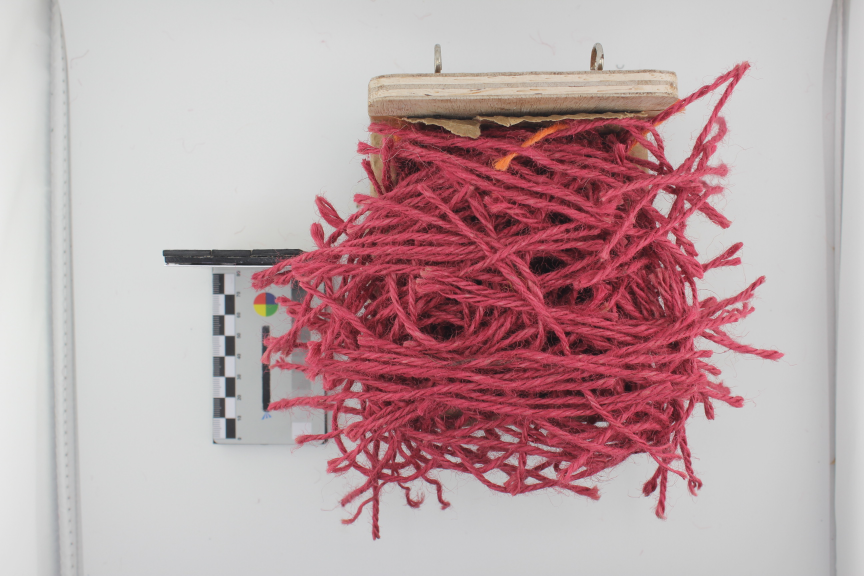
#> input picture data/107_top_20260526.JPG, 2592 x 1728 px (shown at 1/3 size)
$ python -i pixels.py   (imports and definitions only)
#> lines starting #> are read from the running program, lines starting #| are printed output that depends on the picture
"""Pixel-level colour classification of nest images (plan step S2).

Two stages:
  A. mask   : background / other (support, card, shadows) / string — uses
              multi-scale texture context.
  B. colour : white / yellow / orange / red, only on string pixels — uses
              near point-wise colour features, so neighbouring strands of
              another colour do not bleed in.
"""
import json
from pathlib import Path

import numpy as np
from scipy import ndimage as ndi
from skimage import color, io, transform
from skimage.feature import multiscale_basic_features

CLASSES = {1: "background", 2: "other", 3: "white", 4: "yellow", 5: "orange", 6: "red", 7: "shadow",
           8: "black"}  # black string: given instead of red to cohort 2, round 1
CLASS_IDS = {v: k for k, v in CLASSES.items()}
STRING_CLASSES = [3, 4, 5, 6, 8]
STRING = 10  # stage-A label for "any string"
PALETTE = np.array([
    [0, 0, 0],        # 0 unlabelled
    [150, 170, 190],  # background (dark enough to tell apart from white string)
    [90, 60, 140],    # other (support, card, shadows)
    [255, 255, 255],  # white
    [240, 200, 0],    # yellow
    [255, 110, 20],   # orange
    [200, 20, 60],    # red
    [40, 40, 40],     # shadow (gap between strands)
    [30, 60, 200],    # black string (drawn blue so it is not confused with shadow)
], np.uint8)
SHADOW = 7
SHADOW_REL_L = 0.6  # string pixel darker than this fraction of its colour's median L


# [26 lines left out: functions relabel_shadows, white_balance, load_rgb, not called in this run]


def lab_hue_chroma(rgb):
    lab = color.rgb2lab(rgb)
#> lab: shape (1728, 2592, 3) float64; mean of channels 0, 1, 2 69.7, 10.9, 3.8
    hue = np.degrees(np.arctan2(lab[..., 2], lab[..., 1]))
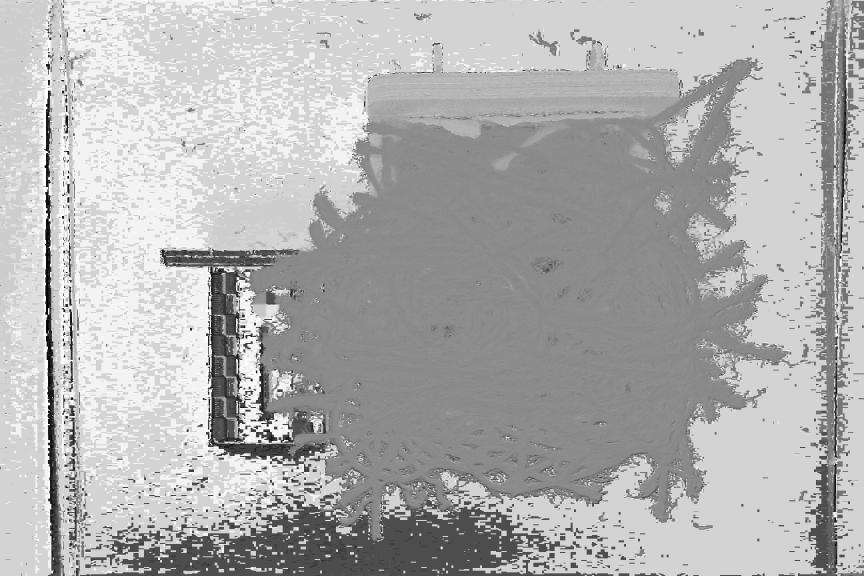
#> hue: shape (1728, 2592) float64 (shown at 1/3 size); min -179.6, max 179.7, mean 69.9; drawn with min black and max white
    chroma = np.hypot(lab[..., 1], lab[..., 2])
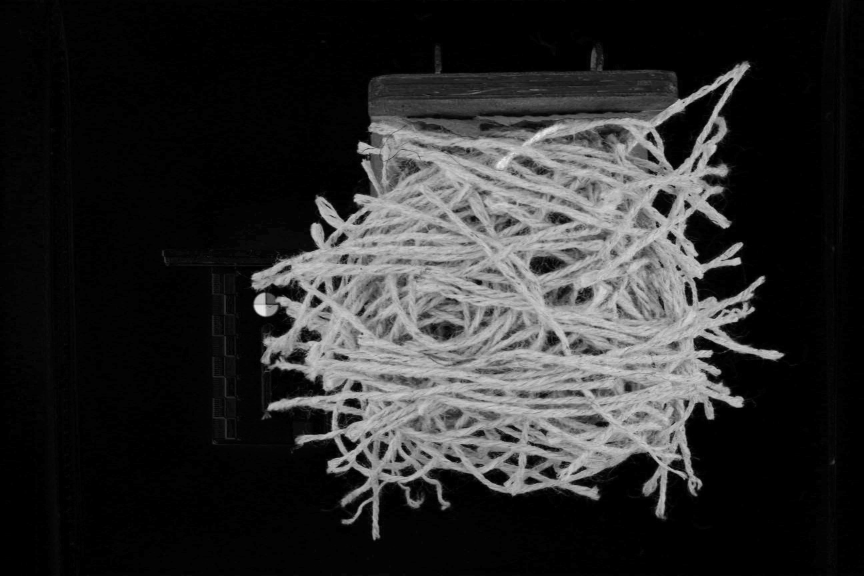
#> chroma: shape (1728, 2592) float64 (shown at 1/3 size); min 0.000689, max 71.01, mean 12.3; drawn with min black and max white
    return lab, hue, chroma


def _channels(rgb):
    lab, _, chroma = lab_hue_chroma(rgb)
    return np.dstack([lab[..., 0] / 100, lab[..., 1] / 60, lab[..., 2] / 60, chroma / 60])
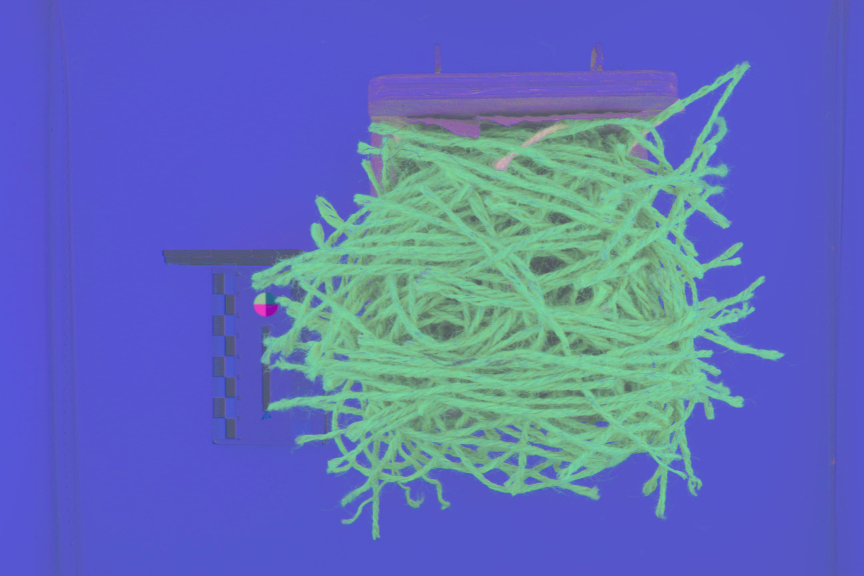
#> returned value: shape (1728, 2592, 4) float64 (shown at 1/3 size); mean of channels 0, 1, 2, 3 0.697, 0.182, 0.0634, 0.205; drawn with min black and max white


# [13 lines left out: functions mask_features, _chromaticity, not called in this run]


def colour_features(rgb, chroma_norm=False):
    chans = _channels(rgb)
    smooth = ndi.gaussian_filter(chans, sigma=(1, 1, 0))
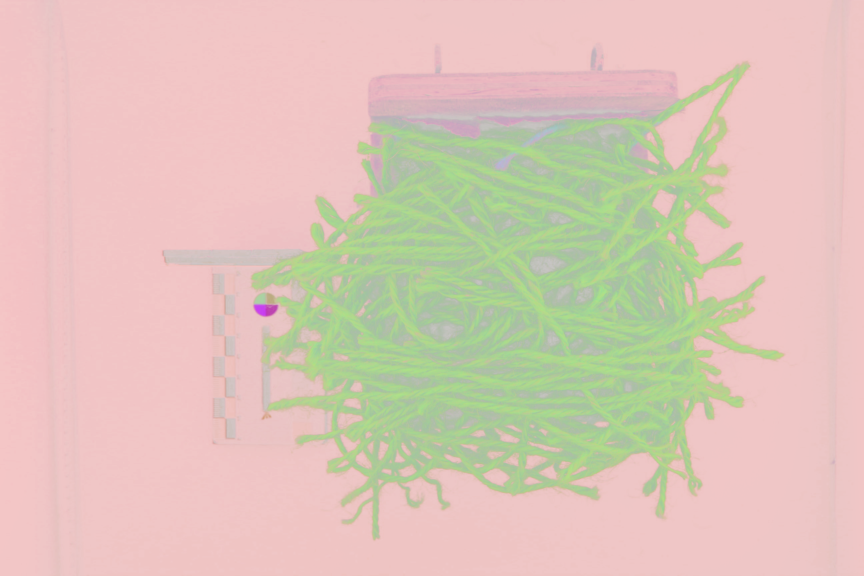
#> smooth: shape (1728, 2592, 4) float64 (shown at 1/3 size); mean R, G, B, A 0.697, 0.182, 0.0634, 0.205; transparent parts drawn white
    lab_hue = np.arctan2(chans[..., 2], chans[..., 1])
    feats = [chans, smooth, np.cos(lab_hue), np.sin(lab_hue)]
    if chroma_norm:
        rgbn = _chromaticity(rgb)
        feats += [rgbn, ndi.gaussian_filter(rgbn, sigma=(1, 1, 0)),
                  # hue relative to chroma, so it does not collapse in the shade
                  (chans[..., 2] / (chans[..., 3] + 1e-3)), (chans[..., 1] / (chans[..., 3] + 1e-3))]
    return np.dstack(feats).astype(np.float32)


# Colour plausibility filters applied inside annotated rectangles, so that a
# rectangle drawn loosely over strands only labels pixels of the intended class.
# hue limits (degrees, Lab) of the training filters; shaded yellow drifts down to ~57-66
HUE_BOUNDS = {"yellow_min": 66, "orange_max": 66}


# [13 lines left out: function _class_filter, not called in this run]


NEAR_COLOUR_PX = 20  # ≈ 2 strand widths at half resolution


# [44 lines left out: functions _near_colour_white, rect_labels, load_annotations, not called in this run]


def colorize(labels):
    return PALETTE[labels]

>>> import cv2
>>> picture = cv2.cvtColor(cv2.imread('../../data/107_top_20260526.JPG'), cv2.COLOR_BGR2RGB)
>>> result = colour_features(picture)

$ run again, on data/206_top_20260817.JPG
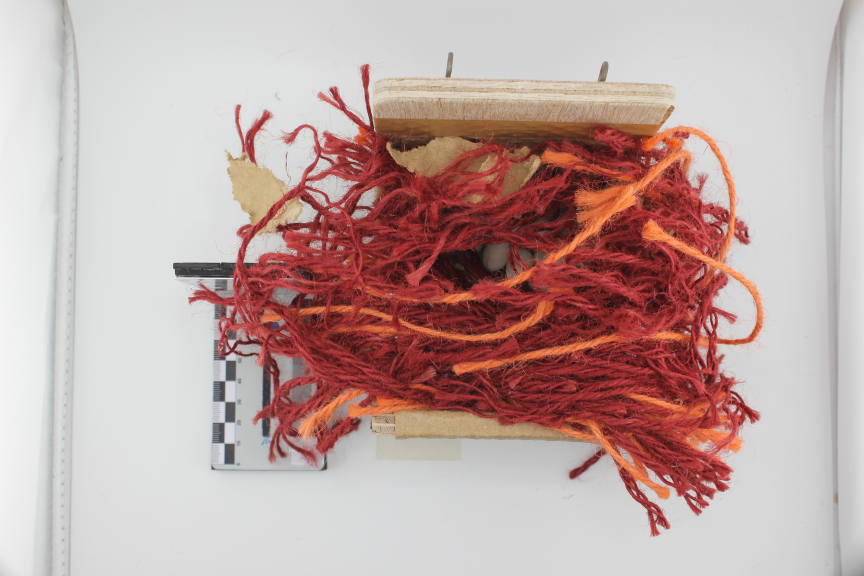
#> input picture data/206_top_20260817.JPG, 2592 x 1728 px (shown at 1/3 size)
#> lab: shape (1728, 2592, 3) float64; mean of channels 0, 1, 2 70.5, 10.2, 7.4
#> in _channels, `return np.dstack([lab[..., 0] / 100, lab[..., 1] / 60, lab[..., 2] / 6..`:
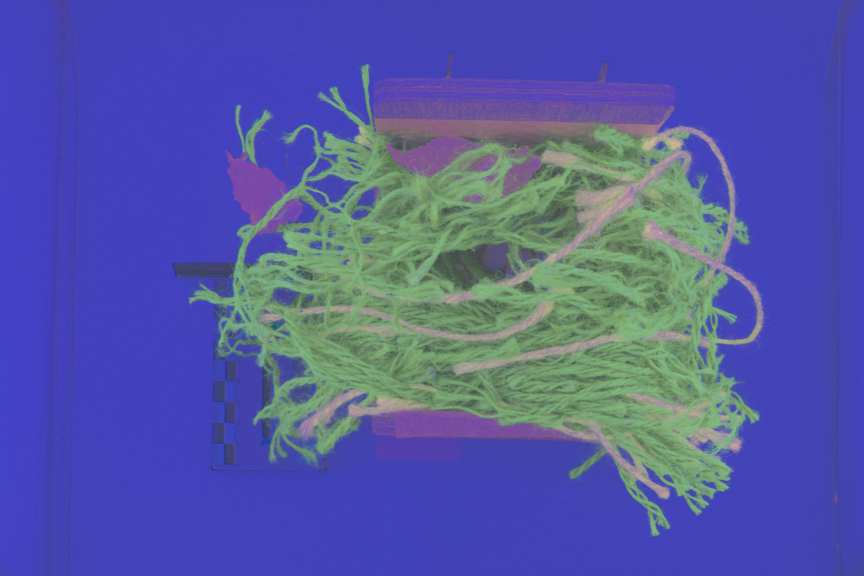
#> returned value: shape (1728, 2592, 4) float64 (shown at 1/3 size); mean of channels 0, 1, 2, 3 0.705, 0.17, 0.123, 0.224; drawn with min black and max white
#> in colour_features, `smooth = ndi.gaussian_filter(chans, sigma=(1, 1, 0))`:
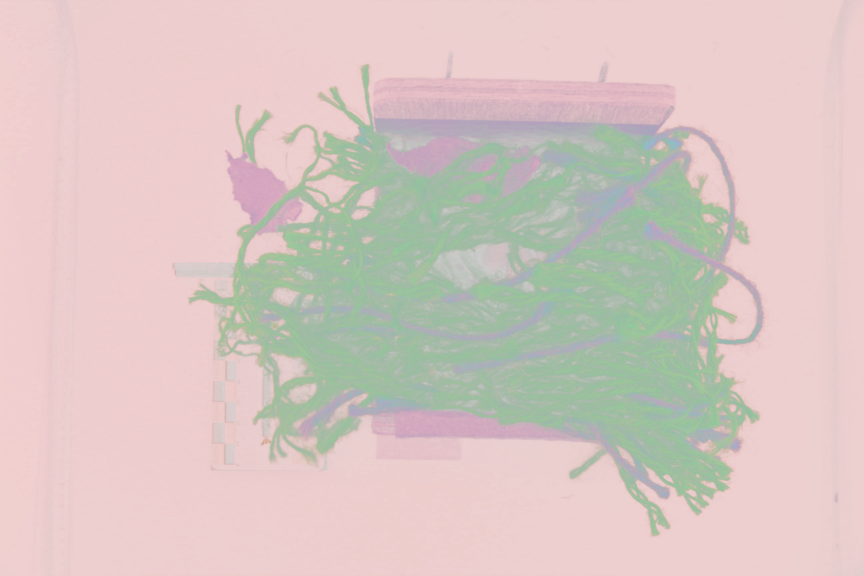
#> smooth: shape (1728, 2592, 4) float64 (shown at 1/3 size); mean R, G, B, A 0.705, 0.17, 0.123, 0.224; transparent parts drawn white

$ run again, on data/207_top_20260301.JPG
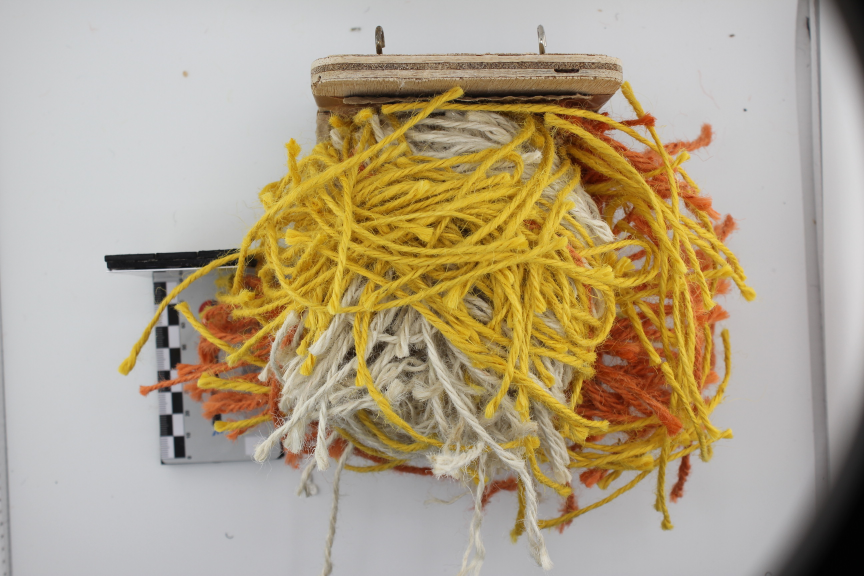
#> input picture data/207_top_20260301.JPG, 2592 x 1728 px (shown at 1/3 size)
#> lab: shape (1728, 2592, 3) float64; mean of channels 0, 1, 2 67.7, 2.9, 15.2
#> in _channels, `return np.dstack([lab[..., 0] / 100, lab[..., 1] / 60, lab[..., 2] / 6..`:
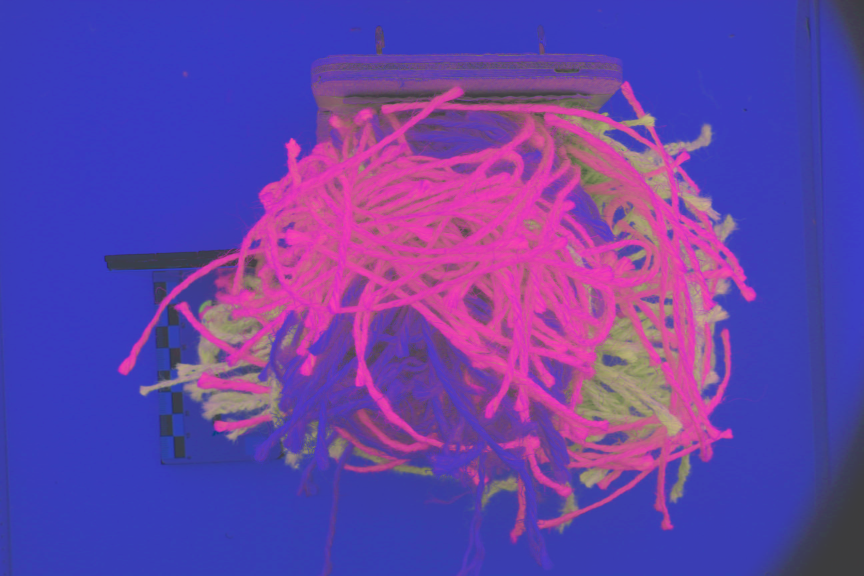
#> returned value: shape (1728, 2592, 4) float64 (shown at 1/3 size); mean of channels 0, 1, 2, 3 0.677, 0.0483, 0.253, 0.285; drawn with min black and max white
#> in colour_features, `smooth = ndi.gaussian_filter(chans, sigma=(1, 1, 0))`:
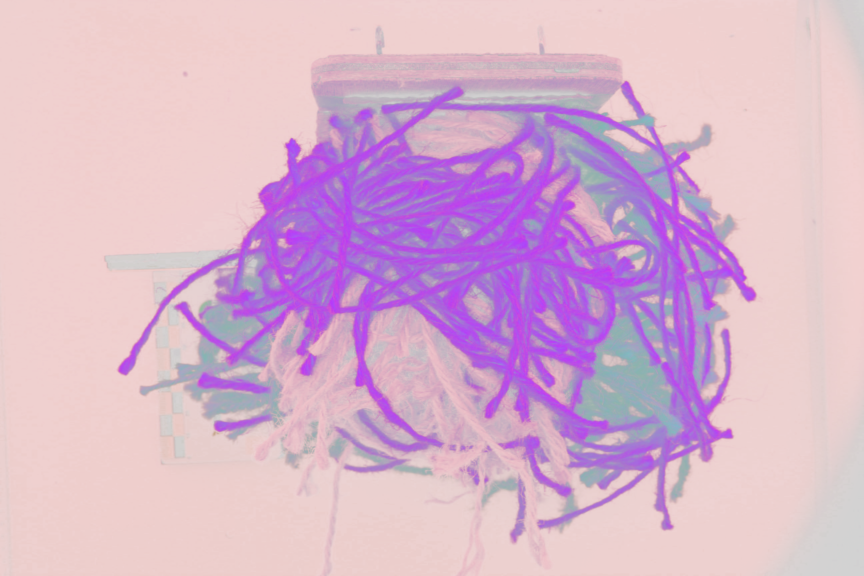
#> smooth: shape (1728, 2592, 4) float64 (shown at 1/3 size); mean R, G, B, A 0.677, 0.0483, 0.253, 0.285; transparent parts drawn white

$ run again, on data/208_top_20260829.JPG
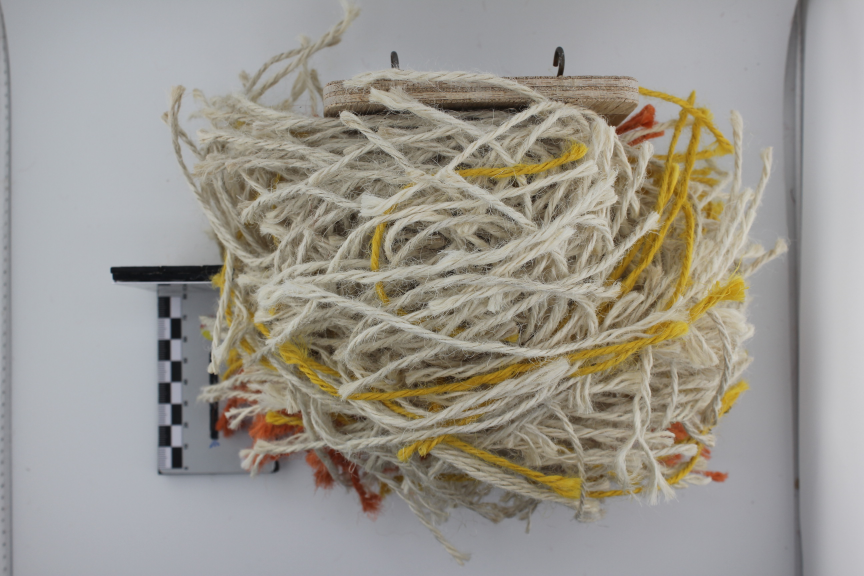
#> input picture data/208_top_20260829.JPG, 2592 x 1728 px (shown at 1/3 size)
#> lab: shape (1728, 2592, 3) float64; mean of channels 0, 1, 2 62.3, 0.5, 5
#> in _channels, `return np.dstack([lab[..., 0] / 100, lab[..., 1] / 60, lab[..., 2] / 6..`:
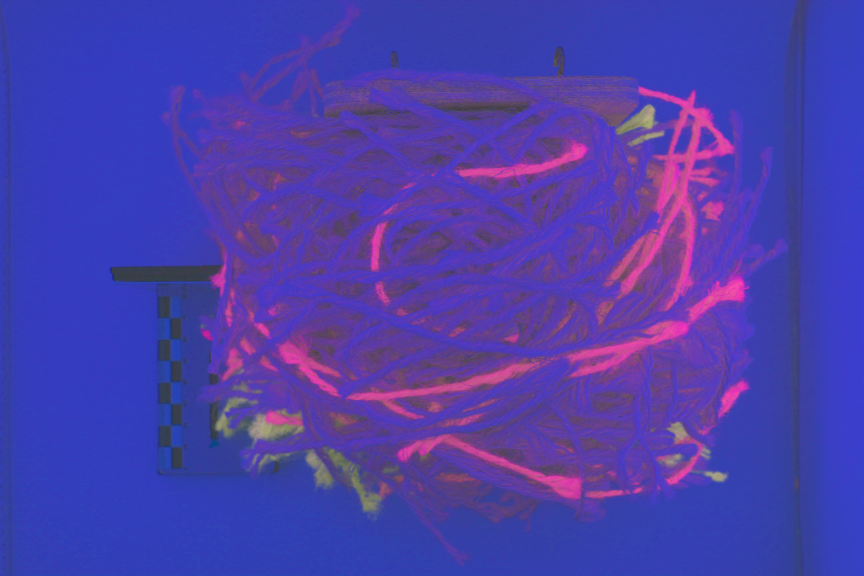
#> returned value: shape (1728, 2592, 4) float64 (shown at 1/3 size); mean of channels 0, 1, 2, 3 0.623, 0.00905, 0.0833, 0.133; drawn with min black and max white
#> in colour_features, `smooth = ndi.gaussian_filter(chans, sigma=(1, 1, 0))`:
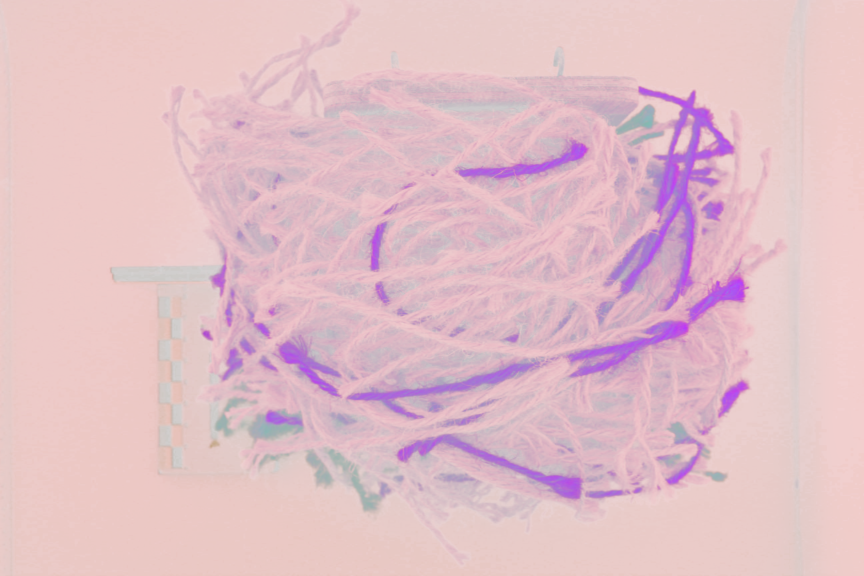
#> smooth: shape (1728, 2592, 4) float64 (shown at 1/3 size); mean R, G, B, A 0.623, 0.00905, 0.0833, 0.133; transparent parts drawn white
